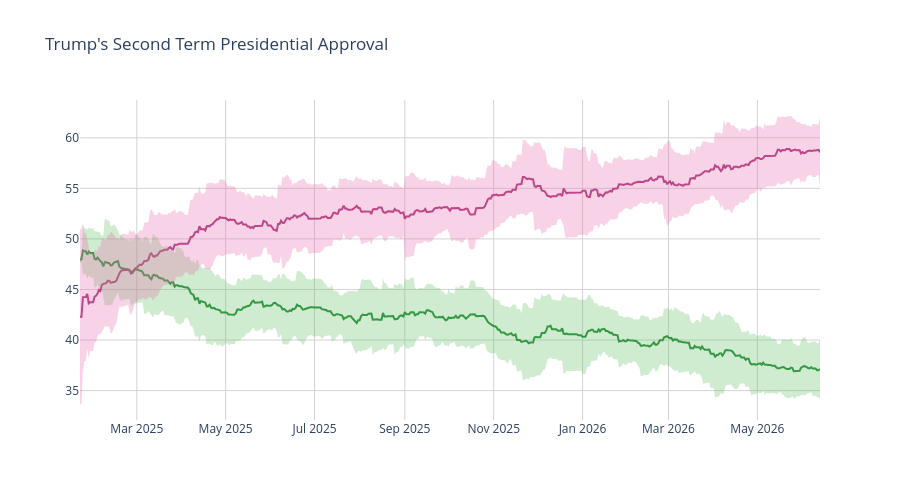

This figure's notebook cell:
### Code cell
disappr_ci_hex = "#e86eaf"
appr_ci_hex = "#60be65"
disappr_ci_rgba = "rgba(232, 110, 175, 0.3)"
appr_ci_rgba = "rgba(96, 190, 101, 0.3)"
grid_col = "#d4d2d2"


# Approve
fig = go.Figure(go.Scatter(
    x=pres['end_date'],
    y=pres['approve'],
    hovertemplate="%{y:.2f}%",
    name="<b>Approve</b>",
    line=dict(color="#228833"),
    showlegend=False
))

# Disapprove
fig.add_trace(go.Scatter(
    x=pres['end_date'],
    y=pres['disapprove'],
    hovertemplate="%{y:.2f}%",
    name="<b>Disapprove</b>",
    line=dict(color="#aa3377"),
    showlegend=False
    )
)

# Approve CI
fig.add_traces([

    # Upper bound
    go.Scatter(
        x=pres['end_date'],
        y=pres['approve_upper_ci'],
        marker=dict(color=appr_ci_hex),
        line=dict(width=0),
        mode='lines',
        showlegend=False,
        hoverinfo="skip"
    ),

    # Lower bound
    go.Scatter(
        x=pres['end_date'],
        y=pres['approve_lower_ci'],
        marker=dict(color=appr_ci_hex),
        line=dict(width=0),
        mode='lines',
        fillcolor=appr_ci_rgba,
        fill="tonexty",
        showlegend=False,
        hoverinfo="skip"
    )
])

# Disapprove CI
fig.add_traces([

    # Upper bound
    go.Scatter(
        x=pres['end_date'],
        y=pres['disapprove_upper_ci'],
        marker=dict(color=disappr_ci_hex),
        line=dict(width=0),
        mode='lines',
        showlegend=False,
        hoverinfo="skip"
    ),

    # Lower bound
    go.Scatter(
        x=pres['end_date'],
        y=pres['disapprove_lower_ci'],
        marker=dict(color=disappr_ci_hex),
        line=dict(width=0),
        mode='lines',
        fillcolor=disappr_ci_rgba,
        fill="tonexty",
        showlegend=False,
        hoverinfo="skip"
    )
])

fig.update_layout(
    title=dict(text="Trump's Second Term Presidential Approval"),
    hovermode="x"
)

fig.update_xaxes(gridcolor=grid_col)
fig.update_yaxes(gridcolor=grid_col)

fig.update_layout(hovermode="x", hoverlabel_align="right", plot_bgcolor="rgba(0, 0, 0, 0)", height=500)
fig.show()

### Figure 1 — Plotly figure (JSON) as saved in the notebook; plotly's stock layout.template omitted (floating-point values rounded to 4 significant figures; data arrays with more than 128 entries replaced by an {"elided": "..."} marker saying what was removed)
{"data": [{"hovertemplate": "%{y:.2f}%", "line": {"color": "#228833"}, "name": "<b>Approve</b>", "showlegend": false, "type": "scatter", "x": {"elided": "509 str values"}, "y": {"elided": "509 float values"}}, {"hovertemplate": "%{y:.2f}%", "line": {"color": "#aa3377"}, "name": "<b>Disapprove</b>", "showlegend": false, "type": "scatter", "x": {"elided": "509 str values"}, "y": {"elided": "509 float values"}}, {"hoverinfo": "skip", "line": {"width": 0}, "marker": {"color": "#60be65"}, "mode": "lines", "showlegend": false, "type": "scatter", "x": {"elided": "509 str values"}, "y": {"elided": "509 float values"}}, {"fill": "tonexty", "fillcolor": "rgba(96, 190, 101, 0.3)", "hoverinfo": "skip", "line": {"width": 0}, "marker": {"color": "#60be65"}, "mode": "lines", "showlegend": false, "type": "scatter", "x": {"elided": "509 str values"}, "y": {"elided": "509 float values"}}, {"hoverinfo": "skip", "line": {"width": 0}, "marker": {"color": "#e86eaf"}, "mode": "lines", "showlegend": false, "type": "scatter", "x": {"elided": "509 str values"}, "y": {"elided": "509 float values"}}, {"fill": "tonexty", "fillcolor": "rgba(232, 110, 175, 0.3)", "hoverinfo": "skip", "line": {"width": 0}, "marker": {"color": "#e86eaf"}, "mode": "lines", "showlegend": false, "type": "scatter", "x": {"elided": "509 str values"}, "y": {"elided": "509 float values"}}], "layout": {"height": 500, "hoverlabel": {"align": "right"}, "hovermode": "x", "plot_bgcolor": "rgba(0, 0, 0, 0)", "title": {"text": "Trump's Second Term Presidential Approval"}, "xaxis": {"gridcolor": "#d4d2d2"}, "yaxis": {"gridcolor": "#d4d2d2"}}}
